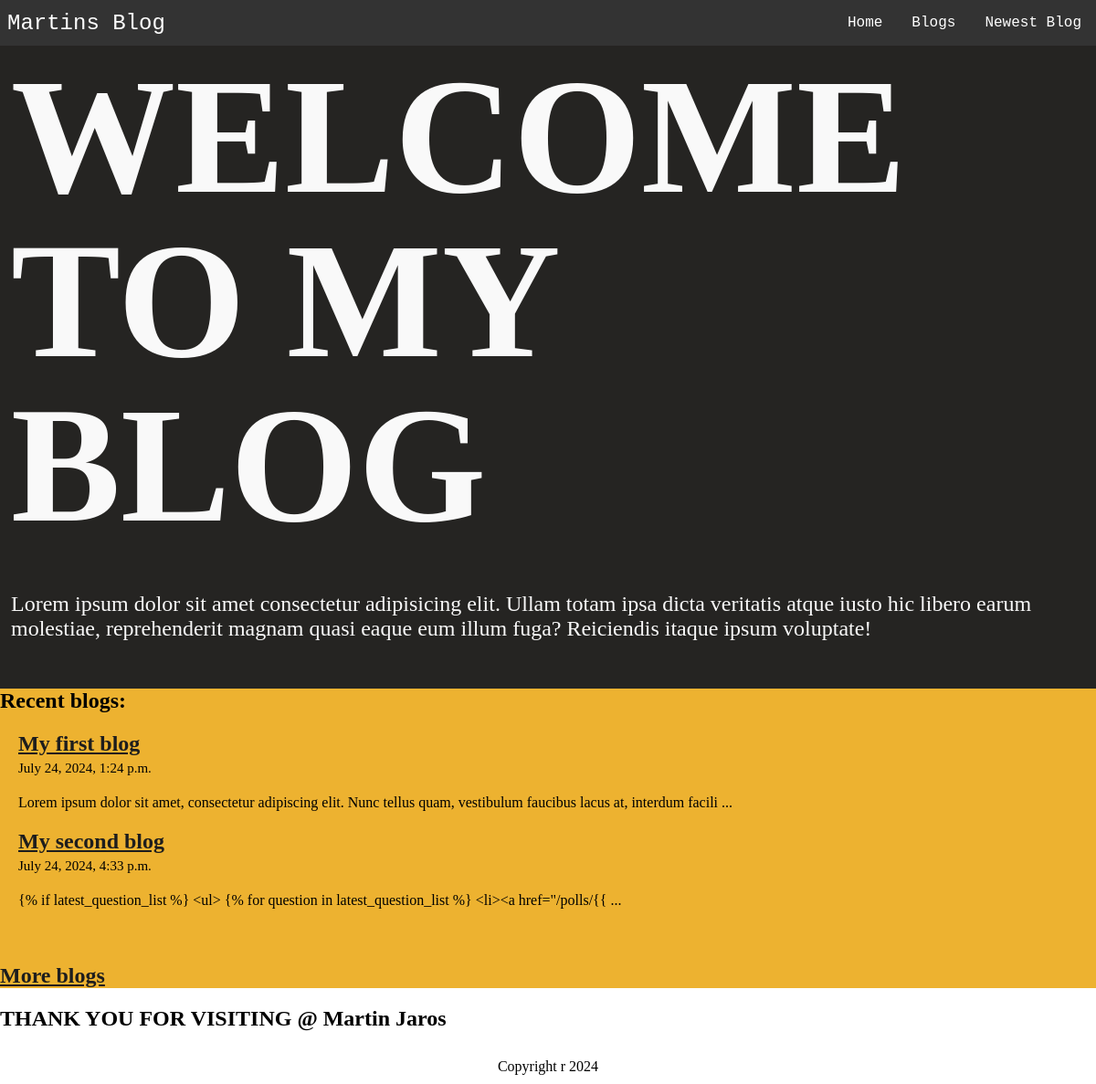
/blog/, run on an earlier commit of the app's database.
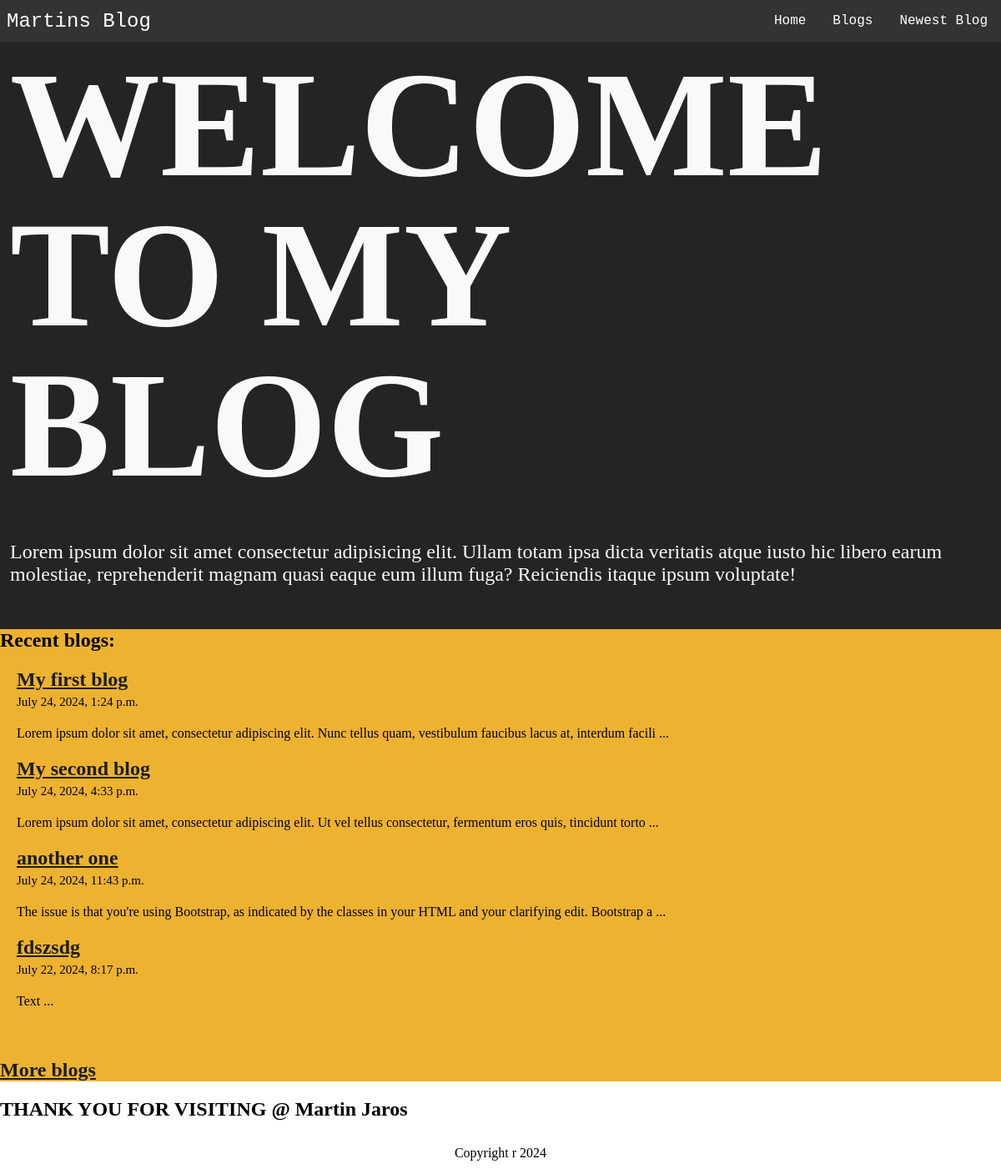
And on a later commit of the database.
### blog/models.py (models this page shows, shortened)
class Blogpost(models.Model):
    blog_heading = models.CharField(max_length=200)
    blog_text = models.TextField(max_length=20000, default="Text")
    pub_date = models.DateTimeField("date published")
    description = models.CharField(max_length=200, default="Description")

### blog/views.py (the view)
# urls.py: path("",views.main_page, name="main_page"),
def main_page(request):
    return render(request, "blog/index.html", {"posts": Blogpost.objects.all()[:5]})

### blog/templates/blog/index.html
{% extends 'blog/base.html' %}
  {% block content %}
    <section class="welcome_section">
        <h1 class="welcome_heading">WELCOME TO MY BLOG</h1>
        <p class="welcome_text">Lorem ipsum dolor sit amet consectetur adipisicing elit. Ullam totam ipsa dicta veritatis atque iusto hic libero earum molestiae, reprehenderit magnam quasi eaque eum illum fuga? Reiciendis itaque ipsum voluptate!</p>
    </section>
    <section class="list_section">
        <h1>Recent blogs:</h1>
        <ul class="blog_preview">
        {% for post in posts %}
            <li>
                <h2><a href="{% url 'blog:blogpost' post.id %}">{{post.blog_heading}}</a> </h2>
                <p>{{post.pub_date}}</p>
            </li>
            <li>{{ post.blog_text|slice:":120"}} ...</li>
        {% endfor %}
        </ul>
        <h2><a href="{% url 'blog:blog_list' %}">More blogs</a></h2>
    </section>
  {% endblock %}

### blog/templates/blog/base.html (shortened to what this page needs)
{% load static %}
<!DOCTYPE html>
<html lang="en">
<head>
    <link rel="stylesheet" href="{% static 'blog/style.css' %}">
</head>
<body>
    <nav class="navbar">
        <div class="brand-title">Martins Blog</div>
        <div class="navbar-links">
          <ul>
            <li><a href="{% url 'blog:main_page' %}">Home</a></li>
            <li><a href="{% url 'blog:blog_list' %}">Blogs</a></li>
            <li><a href="{% url 'blog:newest_blog' %}">Newest Blog</a></li>
          </ul>
        </div>
    </nav>
    {% block content %}{% endblock %}
    <h2>THANK YOU FOR VISITING @ Martin Jaros</h2>
    <footer>Copyright r 2024</footer>
</body>
</html>

### blog/static/blog/style.css (style rules this page uses)
body { margin: 0; padding: 0; box-sizing: border-box; }
body { margin: 0; padding: 0; }
.navbar { display: flex; position: relative; justify-content: space-between; align-items: center; background-color: #333; color: white; }
.brand-title { font-size: 1.5rem; margin: .5rem; font-family: 'Courier New', Courier, monospace; }
.navbar-links { height: 100%; }
.navbar-links ul { display: flex; margin: 0; padding: 0; }
.navbar-links li { list-style: none; }
.navbar-links li a { display: block; text-decoration: none; color: white; padding: 1rem; font-family: 'Courier New', Courier, monospace; }
.welcome_section { background: #252422; padding: 10px; height: 57vw; padding-left: 1vw; }
.welcome_heading { color: #F9F9F9; font-family: ui-rounded; font-size: 15vw; margin: 0; margin-bottom: 4vw; width: 80%; line-height: 15vw; }
.welcome_text { color: #F9F9F9; font-size: clamp(12px, 2vw, 2vw); }
.list_section { background: #edb230; }
.list_section h1 { margin: 0; }
.list_section p { font-size: 15px; }
.list_section a { color: rgb(29, 29, 29); font-style: none; }
.blog_preview { list-style: none; margin: 0; padding: 20px; }
.blog_preview li { margin-bottom: 20px; }
.blog_preview h2 { margin: 0; margin-bottom: -10px; }
footer { text-align: center; padding: 10px; }

What changed in the data, as far as the page shows it:
changed Blogpost "My second blog": blog_text "{% if latest_question_list %} <ul> {% for question in latest_question_list %} <li><a href=\"/polls/{{" → "Lorem ipsum dolor sit amet, consectetur adipiscing elit. Ut vel tellus consectetur, fermentum eros quis, tincidunt torto"
added Blogpost: blog_heading "another one", pub_date "July 24, 2024, 11:43 p.m.", blog_text "The issue is that you're using Bootstrap, as indicated by the classes in your HTML and your clarifying edit. Bootstrap a"
added Blogpost: blog_heading "fdszsdg", pub_date "July 22, 2024, 8:17 p.m.", blog_text "Text"
